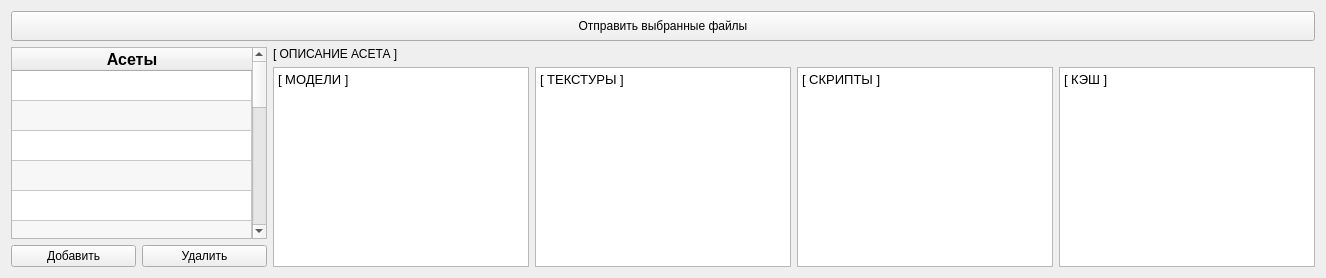
          <widget class="QWidget" name="tab_6">
           <attribute name="title">
            <string>Просмотр асетов</string>
           </attribute>
           <layout class="QVBoxLayout" name="verticalLayout_27">
            <item>
             <widget class="QPushButton" name="pushButton_2">
              <property name="minimumSize">
               <size>
                <width>0</width>
                <height>30</height>
               </size>
              </property>
              <property name="maximumSize">
               <size>
                <width>16000</width>
                <height>171</height>
               </size>
              </property>
              <property name="text">
               <string>Отправить выбранные файлы</string>
              </property>
             </widget>
            </item>
            <item>
             <layout class="QHBoxLayout" name="horizontalLayout_19">
              <item>
               <layout class="QVBoxLayout" name="verticalLayout_9">
                <item>
                 <widget class="QTableWidget" name="tableWidget_4">
                  <property name="minimumSize">
                   <size>
                    <width>250</width>
                    <height>0</height>
                   </size>
                  </property>
                  <property name="alternatingRowColors">
                   <bool>true</bool>
                  </property>
                  <attribute name="horizontalHeaderStretchLastSection">
                   <bool>true</bool>
                  </attribute>
                  <attribute name="verticalHeaderVisible">
                   <bool>false</bool>
                  </attribute>
                  <row>
                   <property name="text">
                    <string>1</string>
                   </property>
                  </row>
                  <row>
                   <property name="text">
                    <string>2</string>
                   </property>
                  </row>
                  <row>
                   <property name="text">
                    <string>3</string>
                   </property>
                  </row>
                  <row>
                   <property name="text">
                    <string>4</string>
                   </property>
                  </row>
                  <row>
                   <property name="text">
                    <string>5</string>
                   </property>
                  </row>
                  <row>
                   <property name="text">
                    <string>6</string>
                   </property>
                  </row>
                  <row>
                   <property name="text">
                    <string>7</string>
                   </property>
                  </row>
                  <row>
                   <property name="text">
                    <string>8</string>
                   </property>
                  </row>
                  <row>
                   <property name="text">
                    <string>10</string>
                   </property>
                  </row>
                  <row>
                   <property name="text">
                    <string>11</string>
                   </property>
                  </row>
                  <row>
                   <property name="text">
                    <string>12</string>
                   </property>
                  </row>
                  <row>
                   <property name="text">
                    <string>13</string>
                   </property>
                  </row>
                  <row>
                   <property name="text">
                    <string>14</string>
                   </property>
                  </row>
                  <row>
                   <property name="text">
                    <string>15</string>
                   </property>
                  </row>
                  <row>
                   <property name="text">
                    <string>16</string>
                   </property>
                  </row>
                  <row>
                   <property name="text">
                    <string>17</string>
                   </property>
                  </row>
                  <row>
                   <property name="text">
                    <string>18</string>
                   </property>
                  </row>
                  <row>
                   <property name="text">
                    <string>20</string>
                   </property>
                  </row>
                  <column>
                   <property name="text">
                    <string>Асеты</string>
                   </property>
                   <property name="font">
                    <font>
                     <pointsize>12</pointsize>
                     <weight>75</weight>
                     <bold>true</bold>
                    </font>
                   </property>
                   <property name="textAlignment">
                    <set>AlignCenter</set>
                   </property>
                  </column>
                 </widget>
                </item>
                <item>
                 <layout class="QHBoxLayout" name="horizontalLayout_13">
                  <item>
                   <widget class="QPushButton" name="pushButton_22">
                    <property name="text">
                     <string>Добавить</string>
                    </property>
                   </widget>
                  </item>
                  <item>
                   <widget class="QPushButton" name="pushButton_19">
                    <property name="text">
                     <string>Удалить</string>
                    </property>
                   </widget>
                  </item>
                 </layout>
                </item>
               </layout>
              </item>
              <item>
               <layout class="QVBoxLayout" name="verticalLayout_8">
                <item>
                 <widget class="QLabel" name="label_2">
                  <property name="text">
                   <string>[ ОПИСАНИЕ АСЕТА ]</string>
                  </property>
                 </widget>
                </item>
                <item>
                 <layout class="QHBoxLayout" name="horizontalLayout_12">
                  <item>
                   <widget class="QTextBrowser" name="textBrowser_16">
                    <property name="html">
                     <string>&lt;!DOCTYPE HTML PUBLIC &quot;-//W3C//DTD HTML 4.0//EN&quot; &quot;http://www.w3.org/TR/REC-html40/strict.dtd&quot;&gt;
&lt;html&gt;&lt;head&gt;&lt;meta name=&quot;qrichtext&quot; content=&quot;1&quot; /&gt;&lt;style type=&quot;text/css&quot;&gt;
p, li { white-space: pre-wrap; }
&lt;/style&gt;&lt;/head&gt;&lt;body style=&quot; font-family:'MS Shell Dlg 2'; font-size:8.25pt; font-weight:400; font-style:normal;&quot;&gt;
&lt;p style=&quot; margin-top:0px; margin-bottom:0px; margin-left:0px; margin-right:0px; -qt-block-indent:0; text-indent:0px;&quot;&gt;&lt;span style=&quot; font-size:10pt;&quot;&gt;[ МОДЕЛИ ]&lt;/span&gt;&lt;/p&gt;&lt;/body&gt;&lt;/html&gt;</string>
                    </property>
                   </widget>
                  </item>
                  <item>
                   <widget class="QTextBrowser" name="textBrowser_20">
                    <property name="html">
                     <string>&lt;!DOCTYPE HTML PUBLIC &quot;-//W3C//DTD HTML 4.0//EN&quot; &quot;http://www.w3.org/TR/REC-html40/strict.dtd&quot;&gt;
&lt;html&gt;&lt;head&gt;&lt;meta name=&quot;qrichtext&quot; content=&quot;1&quot; /&gt;&lt;style type=&quot;text/css&quot;&gt;
p, li { white-space: pre-wrap; }
&lt;/style&gt;&lt;/head&gt;&lt;body style=&quot; font-family:'MS Shell Dlg 2'; font-size:8.25pt; font-weight:400; font-style:normal;&quot;&gt;
&lt;p style=&quot; margin-top:0px; margin-bottom:0px; margin-left:0px; margin-right:0px; -qt-block-indent:0; text-indent:0px;&quot;&gt;&lt;span style=&quot; font-size:10pt;&quot;&gt;[ ТЕКСТУРЫ ]&lt;/span&gt;&lt;/p&gt;&lt;/body&gt;&lt;/html&gt;</string>
                    </property>
                   </widget>
                  </item>
                  <item>
                   <widget class="QTextBrowser" name="textBrowser_22">
                    <property name="html">
                     <string>&lt;!DOCTYPE HTML PUBLIC &quot;-//W3C//DTD HTML 4.0//EN&quot; &quot;http://www.w3.org/TR/REC-html40/strict.dtd&quot;&gt;
&lt;html&gt;&lt;head&gt;&lt;meta name=&quot;qrichtext&quot; content=&quot;1&quot; /&gt;&lt;style type=&quot;text/css&quot;&gt;
p, li { white-space: pre-wrap; }
&lt;/style&gt;&lt;/head&gt;&lt;body style=&quot; font-family:'MS Shell Dlg 2'; font-size:8.25pt; font-weight:400; font-style:normal;&quot;&gt;
&lt;p style=&quot; margin-top:0px; margin-bottom:0px; margin-left:0px; margin-right:0px; -qt-block-indent:0; text-indent:0px;&quot;&gt;&lt;span style=&quot; font-size:10pt;&quot;&gt;[ СКРИПТЫ ]&lt;/span&gt;&lt;/p&gt;&lt;/body&gt;&lt;/html&gt;</string>
                    </property>
                   </widget>
                  </item>
                  <item>
                   <widget class="QTextBrowser" name="textBrowser_21">
                    <property name="html">
                     <string>&lt;!DOCTYPE HTML PUBLIC &quot;-//W3C//DTD HTML 4.0//EN&quot; &quot;http://www.w3.org/TR/REC-html40/strict.dtd&quot;&gt;
&lt;html&gt;&lt;head&gt;&lt;meta name=&quot;qrichtext&quot; content=&quot;1&quot; /&gt;&lt;style type=&quot;text/css&quot;&gt;
p, li { white-space: pre-wrap; }
&lt;/style&gt;&lt;/head&gt;&lt;body style=&quot; font-family:'MS Shell Dlg 2'; font-size:8.25pt; font-weight:400; font-style:normal;&quot;&gt;
&lt;p style=&quot; margin-top:0px; margin-bottom:0px; margin-left:0px; margin-right:0px; -qt-block-indent:0; text-indent:0px;&quot;&gt;&lt;span style=&quot; font-size:10pt;&quot;&gt;[ КЭШ ]&lt;/span&gt;&lt;/p&gt;&lt;/body&gt;&lt;/html&gt;</string>
                    </property>
                   </widget>
                  </item>
                 </layout>
                </item>
               </layout>
              </item>
             </layout>
            </item>
           </layout>
          </widget>
